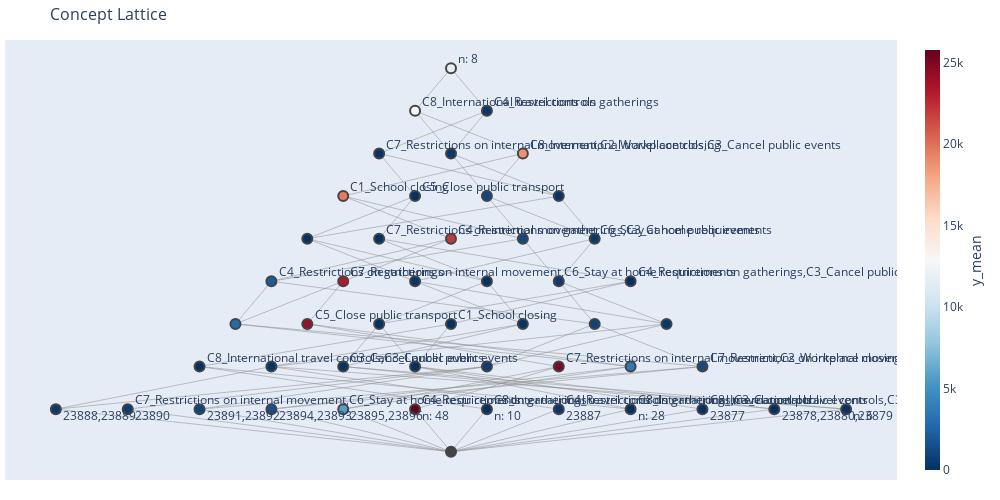

The cell this chart's notebook holds for it:
### Code cell
fig_stab

### Figure 1 — Plotly figure (JSON) as saved in the notebook; plotly's stock layout.template omitted (floating-point values rounded to 4 significant figures; data arrays with more than 128 entries replaced by an {"elided": "..."} marker saying what was removed)
{"data": [{"hoverinfo": "none", "line": {"color": "#888", "width": 0.5}, "mode": "lines", "type": "scatter", "x": {"elided": "261 float values"}, "y": {"elided": "261 int values"}}, {"hoverinfo": "text", "hovertext": ["PatternStructure 41<br><br>extent (len: 2): 23888, 23889<br>intent (len: 8): C6_Stay at home requirements = 0....<br>new extent (len: 2): 23888, 23889<br>new_intent (len: 0): ∅<br>metric Confirmed_diff_mean = 448.0<br>metric Confirmed_diff_std = 93.33809511662427<br>metric Deaths_diff_mean = 7.0<br>metric Deaths_diff_std = 1.4142135623730951<br>metric Recovered_diff_mean = 2.0<br>metric Recovered_diff_std = 2.8284271247461903<br>metric stab_min_bound = 0.75<br>metric stab_max_bound = 0.75<br>metric log_stab_min_bound = 2.0<br>metric log_stab_max_bound = 2.0<br>metric lstab_min_bound = -6.0<br>", "PatternStructure 36<br><br>extent (len: 6): 23891, 23894, 23893, 23892, 23895...<br>intent (len: 8): C6_Stay at home requirements = 2....<br>new extent (len: 0): ∅<br>new_intent (len: 0): ∅<br>metric Confirmed_diff_mean = 2757.5<br>metric Confirmed_diff_std = 2340.7824973713386<br>metric Deaths_diff_mean = 48.333333333333336<br>metric Deaths_diff_std = 34.89794645343285<br>metric Recovered_diff_mean = 22.5<br>metric Recovered_diff_std = 33.655608745051694<br>metric stab_min_bound = 0.5<br>metric stab_max_bound = 0.75<br>metric log_stab_min_bound = 1.0<br>metric log_stab_max_bound = 2.0<br>metric lstab_min_bound = -6.0<br>", "PatternStructure 47<br><br>extent (len: 1): 23890<br>intent (len: 8): C6_Stay at home requirements = 0....<br>new extent (len: 1): 23890<br>new_intent (len: 2): C7_Restrictions on internal m...<br>metric Confirmed_diff_mean = 548.0<br>metric Confirmed_diff_std = nan<br>metric Deaths_diff_mean = 10.0<br>metric Deaths_diff_std = nan<br>metric Recovered_diff_mean = 0.0<br>metric Recovered_diff_std = nan<br>metric stab_min_bound = 0.5<br>metric stab_max_bound = 0.5<br>metric log_stab_min_bound = 1.0<br>metric log_stab_max_bound = 1.0<br>metric lstab_min_bound = -7.0<br>", "PatternStructure 42<br><br>extent (len: 2): 23891, 23892<br>intent (len: 8): C6_Stay at home requirements = 2....<br>new extent (len: 2): 23891, 23892<br>new_intent (len: 0): ∅<br>metric Confirmed_diff_mean = 966.0<br>metric Confirmed_diff_std = 224.8599564173221<br>metric Deaths_diff_mean = 20.0<br>metric Deaths_diff_std = 8.48528137423857<br>metric Recovered_diff_mean = 2.5<br>metric Recovered_diff_std = 3.5355339059327378<br>metric stab_min_bound = 0.75<br>metric stab_max_bound = 0.75<br>metric log_stab_min_bound = 2.0<br>metric log_stab_max_bound = 2.0<br>metric lstab_min_bound = -6.0<br>", "PatternStructure 43<br><br>extent (len: 2): 23894, 23893<br>intent (len: 8): C6_Stay at home requirements = 2....<br>new extent (len: 2): 23894, 23893<br>new_intent (len: 0): ∅<br>metric Confirmed_diff_mean = 1560.0<br>metric Confirmed_diff_std = 305.47012947258855<br>metric Deaths_diff_mean = 32.5<br>metric Deaths_diff_std = 2.1213203435596424<br>metric Recovered_diff_mean = 44.0<br>metric Recovered_diff_std = 62.22539674441618<br>metric stab_min_bound = 0.75<br>metric stab_max_bound = 0.75<br>metric log_stab_min_bound = 2.0<br>metric log_stab_max_bound = 2.0<br>metric lstab_min_bound = -6.0<br>", "PatternStructure 44<br><br>extent (len: 2): 23895, 23896<br>intent (len: 8): C2_Workplace closing = 3.0, C6_St...<br>new extent (len: 2): 23895, 23896<br>new_intent (len: 0): ∅<br>metric Confirmed_diff_mean = 5746.5<br>metric Confirmed_diff_std = 311.8340905032675<br>metric Deaths_diff_mean = 92.5<br>metric Deaths_diff_std = 2.1213203435596424<br>metric Recovered_diff_mean = 21.0<br>metric Recovered_diff_std = 7.0710678118654755<br>metric stab_min_bound = 0.75<br>metric stab_max_bound = 0.75<br>metric log_stab_min_bound = 2.0<br>metric log_stab_max_bound = 2.0<br>metric lstab_min_bound = -6.0<br>", "PatternStructure 9<br><br>extent (len: 52): 23922, 23930, 23923, 23912, 2393...<br>intent (len: 8): C6_Stay at home requirements = 2....<br>new extent (len: 0): ∅<br>new_intent (len: 1): C5_Close public transport<br>metric Confirmed_diff_mean = 24083.884615384617<br>metric Confirmed_diff_std = 9087.191543226549<br>metric Deaths_diff_mean = 1453.1153846153845<br>metric Deaths_diff_std = 821.3962205484158<br>metric Recovered_diff_mean = 3750.3653846153848<br>metric Recovered_diff_std = 5462.695380914136<br>metric stab_min_bound = 0.7499999999999964<br>metric stab_max_bound = 0.75<br>metric log_stab_min_bound = 1.9999999999999796<br>metric log_stab_max_bound = 2.0<br>metric lstab_min_bound = -6.0<br>", "PatternStructure 14<br><br>extent (len: 48): 23922, 23930, 23923, 23912, 2393...<br>intent (len: 8): C2_Workplace closing = 3.0, C6_St...<br>new extent (len: 48): 23922, 23930, 23923, 23912, ...<br>new_intent (len: 1): C4_Restrictions on gatherings<br>metric Confirmed_diff_mean = 25786.4375<br>metric Confirmed_diff_std = 7123.428465450721<br>metric Deaths_diff_mean = 1569.0<br>metric Deaths_diff_std = 744.1376845833178<br>metric Recovered_diff_mean = 4060.1875<br>metric Recovered_diff_std = 5577.292547068435<br>metric stab_min_bound = 0.9999999999999964<br>metric stab_max_bound = 0.9999999999999964<br>metric log_stab_min_bound = 48.0<br>metric log_stab_max_bound = 48.0<br>metric lstab_min_bound = 40.0<br>", "PatternStructure 30<br><br>extent (len: 10): 23841, 23842, 23847, 23840, 2384...<br>intent (len: 8): C8_International travel controls ...<br>new extent (len: 10): 23841, 23842, 23847, 23840, ...<br>new_intent (len: 1): C8_International travel contr...<br>metric Confirmed_diff_mean = 0.7<br>metric Confirmed_diff_std = 1.0593499054713802<br>metric Deaths_diff_mean = 0.0<br>metric Deaths_diff_std = 0.0<br>metric Recovered_diff_mean = 0.0<br>metric Recovered_diff_std = 0.0<br>metric stab_min_bound = 0.9990234375<br>metric stab_max_bound = 0.9990234375<br>metric log_stab_min_bound = 10.0<br>metric log_stab_max_bound = 10.0<br>metric lstab_min_bound = 2.0<br>", "PatternStructure 19<br><br>extent (len: 38): 23840, 23846, 23858, 23866, 2383...<br>intent (len: 8): C8_International travel controls ...<br>new extent (len: 0): ∅<br>new_intent (len: 2): C8_International travel contr...<br>metric Confirmed_diff_mean = 1.763157894736842<br>metric Confirmed_diff_std = 5.956755014159955<br>metric Deaths_diff_mean = 0.02631578947368421<br>metric Deaths_diff_std = 0.16222142113076254<br>metric Recovered_diff_mean = 0.18421052631578946<br>metric Recovered_diff_std = 0.6087320964854797<br>metric stab_min_bound = 0.9990234337747097<br>metric stab_max_bound = 0.9990234375<br>metric log_stab_min_bound = 9.99999449656567<br>metric log_stab_max_bound = 10.0<br>metric lstab_min_bound = 2.0<br>", "PatternStructure 3<br><br>extent (len: 64): 23922, 23930, 23923, 23912, 2393...<br>intent (len: 8): C6_Stay at home requirements in [...<br>new extent (len: 0): ∅<br>new_intent (len: 1): C1_School closing<br>metric Confirmed_diff_mean = 19638.65625<br>metric Confirmed_diff_std = 12403.7695540429<br>metric Deaths_diff_mean = 1182.046875<br>metric Deaths_diff_std = 932.5486400300123<br>metric Recovered_diff_mean = 3047.328125<br>metric Recovered_diff_std = 5131.552372115855<br>metric stab_min_bound = 0.9921874999999964<br>metric stab_max_bound = 0.9921875<br>metric log_stab_min_bound = 6.999999999999344<br>metric log_stab_max_bound = 7.0<br>metric lstab_min_bound = -1.0<br>", "PatternStructure 46<br><br>extent (len: 1): 23887<br>intent (len: 8): C4_Restrictions on gatherings = 1...<br>new extent (len: 1): 23887<br>new_intent (len: 2): C4_Restrictions on gatherings...<br>metric Confirmed_diff_mean = 323.0<br>metric Confirmed_diff_std = nan<br>metric Deaths_diff_mean = 8.0<br>metric Deaths_diff_std = nan<br>metric Recovered_diff_mean = 0.0<br>metric Recovered_diff_std = nan<br>metric stab_min_bound = 0.5<br>metric stab_max_bound = 0.5<br>metric log_stab_min_bound = 1.0<br>metric log_stab_max_bound = 1.0<br>metric lstab_min_bound = -7.0<br>", "PatternStructure 6<br><br>extent (len: 56): 23840, 23846, 23858, 23866, 2383...<br>intent (len: 8): C7_Restrictions on internal movem...<br>new extent (len: 0): ∅<br>new_intent (len: 2): C7_Restrictions on internal m...<br>metric Confirmed_diff_mean = 138.92857142857142<br>metric Confirmed_diff_std = 351.5801140897713<br>metric Deaths_diff_mean = 2.9464285714285716<br>metric Deaths_diff_std = 7.23230038308482<br>metric Recovered_diff_mean = 1.875<br>metric Recovered_diff_std = 11.758265951313492<br>metric stab_min_bound = 0.7490234375<br>metric stab_max_bound = 0.75<br>metric log_stab_min_bound = 1.994375450806122<br>metric log_stab_max_bound = 2.0<br>metric lstab_min_bound = -6.0<br>", "PatternStructure 32<br><br>extent (len: 9): 23888, 23881, 23889, 23882, 23885...<br>intent (len: 8): C6_Stay at home requirements = 0....<br>new extent (len: 0): ∅<br>new_intent (len: 0): ∅<br>metric Confirmed_diff_mean = 225.77777777777777<br>metric Confirmed_diff_std = 173.01067725560884<br>metric Deaths_diff_mean = 4.333333333333333<br>metric Deaths_diff_std = 2.7838821814150108<br>metric Recovered_diff_mean = 0.5555555555555556<br>metric Recovered_diff_std = 1.3333333333333335<br>metric stab_min_bound = 0.86328125<br>metric stab_max_bound = 0.875<br>metric log_stab_min_bound = 2.8707169830550336<br>metric log_stab_max_bound = 3.0<br>metric lstab_min_bound = -5.0<br>", "PatternStructure 31<br><br>extent (len: 9): 23878, 23879, 23881, 23882, 23880...<br>intent (len: 8): C6_Stay at home requirements = 0....<br>new extent (len: 0): ∅<br>new_intent (len: 1): C3_Cancel public events<br>metric Confirmed_diff_mean = 98.66666666666667<br>metric Confirmed_diff_std = 110.74407433357327<br>metric Deaths_diff_mean = 3.0<br>metric Deaths_diff_std = 1.8708286933869707<br>metric Recovered_diff_mean = 0.1111111111111111<br>metric Recovered_diff_std = 0.3333333333333333<br>metric stab_min_bound = 0.859375<br>metric stab_max_bound = 0.875<br>metric log_stab_min_bound = 2.830074998557688<br>metric log_stab_max_bound = 3.0<br>metric lstab_min_bound = -5.0<br>", "PatternStructure 16<br><br>extent (len: 44): 23858, 23866, 23870, 23865, 2385...<br>intent (len: 8): C7_Restrictions on internal movem...<br>new extent (len: 0): ∅<br>new_intent (len: 0): ∅<br>metric Confirmed_diff_mean = 105.75<br>metric Confirmed_diff_std = 237.56292923946953<br>metric Deaths_diff_mean = 2.272727272727273<br>metric Deaths_diff_std = 4.867374232981276<br>metric Recovered_diff_mean = 0.38636363636363635<br>metric Recovered_diff_std = 1.082974136797604<br>metric stab_min_bound = 0.8749999981373549<br>metric stab_max_bound = 0.875<br>metric log_stab_min_bound = 2.999999978502169<br>metric log_stab_max_bound = 3.0<br>metric lstab_min_bound = -5.0<br>", "PatternStructure 21<br><br>extent (len: 32): 23858, 23866, 23870, 23865, 2385...<br>intent (len: 8): C3_Cancel public events in [0.0, ...<br>new extent (len: 0): ∅<br>new_intent (len: 0): ∅<br>metric Confirmed_diff_mean = 4.40625<br>metric Confirmed_diff_std = 9.448875594482129<br>metric Deaths_diff_mean = 0.34375<br>metric Deaths_diff_std = 1.1247759633553411<br>metric Recovered_diff_mean = 0.21875<br>metric Recovered_diff_std = 0.6591477880199651<br>metric stab_min_bound = 0.9374999976716936<br>metric stab_max_bound = 0.9375<br>metric log_stab_min_bound = 3.9999999462554228<br>metric log_stab_max_bound = 4.0<br>metric lstab_min_bound = -4.0<br>", "PatternStructure 13<br><br>extent (len: 48): 23858, 23866, 23870, 23865, 2385...<br>intent (len: 8): C3_Cancel public events in [0.0, ...<br>new extent (len: 0): ∅<br>new_intent (len: 0): ∅<br>metric Confirmed_diff_mean = 401.375<br>metric Confirmed_diff_std = 1187.5972099069295<br>metric Deaths_diff_mean = 7.291666666666667<br>metric Deaths_diff_std = 19.53061789757285<br>metric Recovered_diff_mean = 3.0625<br>metric Recovered_diff_std = 13.275166785825682<br>metric stab_min_bound = 0.7499999981373549<br>metric stab_max_bound = 0.75<br>metric log_stab_min_bound = 1.9999999892510845<br>metric log_stab_max_bound = 2.0<br>metric lstab_min_bound = -6.0<br>", "PatternStructure 1<br><br>extent (len: 96): 23930, 23934, 23866, 23870, 2391...<br>intent (len: 8): C3_Cancel public events in [0.0, ...<br>new extent (len: 0): ∅<br>new_intent (len: 1): C8_International travel contr...<br>metric Confirmed_diff_mean = 13093.90625<br>metric Confirmed_diff_std = 13733.115453705419<br>metric Deaths_diff_mean = 788.1458333333334<br>metric Deaths_diff_std = 943.5550911778914<br>metric Recovered_diff_mean = 2031.625<br>metric Recovered_diff_std = 4421.294919269455<br>metric stab_min_bound = 0.9999999981373513<br>metric stab_max_bound = 0.9999999981373549<br>metric log_stab_min_bound = 28.99999724828021<br>metric log_stab_max_bound = 29.0<br>metric lstab_min_bound = 21.0<br>", "PatternStructure 33<br><br>extent (len: 9): 23888, 23889, 23891, 23894, 23892...<br>intent (len: 8): C6_Stay at home requirements in [...<br>new extent (len: 0): ∅<br>new_intent (len: 1): C4_Restrictions on gatherings<br>metric Confirmed_diff_mean = 1998.7777777777778<br>metric Confirmed_diff_std = 2172.946201461151<br>metric Deaths_diff_mean = 34.888888888888886<br>metric Deaths_diff_std = 34.188610839153895<br>metric Recovered_diff_mean = 15.444444444444445<br>metric Recovered_diff_std = 28.65794440949626<br>metric stab_min_bound = 0.625<br>metric stab_max_bound = 0.75<br>metric log_stab_min_bound = 1.415037499278844<br>metric log_stab_max_bound = 2.0<br>metric lstab_min_bound = -6.0<br>", "PatternStructure 7<br><br>extent (len: 54): 23840, 23846, 23858, 23866, 2383...<br>intent (len: 8): C7_Restrictions on internal movem...<br>new extent (len: 0): ∅<br>new_intent (len: 1): C5_Close public transport<br>metric Confirmed_diff_mean = 86.29629629629629<br>metric Confirmed_diff_std = 217.9095908796685<br>metric Deaths_diff_mean = 1.8518518518518519<br>metric Deaths_diff_std = 4.473854475106502<br>metric Recovered_diff_mean = 0.3148148148148148<br>metric Recovered_diff_std = 0.9871643030852636<br>metric stab_min_bound = 0.8740234375<br>metric stab_max_bound = 0.875<br>metric log_stab_min_bound = 2.988772744576746<br>metric log_stab_max_bound = 3.0<br>metric lstab_min_bound = -5.0<br>", "PatternStructure 23<br><br>extent (len: 19): 23886, 23878, 23879, 23889, 2388...<br>intent (len: 8): C6_Stay at home requirements in [...<br>new extent (len: 0): ∅<br>new_intent (len: 0): ∅<br>metric Confirmed_diff_mean = 1010.5263157894736<br>metric Confirmed_diff_std = 1741.9262762949481<br>metric Deaths_diff_mean = 18.36842105263158<br>metric Deaths_diff_std = 27.9567334888828<br>metric Recovered_diff_mean = 7.368421052631579<br>metric Recovered_diff_std = 20.66454431660339<br>metric stab_min_bound = 0.625<br>metric stab_max_bound = 0.75<br>metric log_stab_min_bound = 1.415037499278844<br>metric log_stab_max_bound = 2.0<br>metric lstab_min_bound = -6.0<br>", "PatternStructure 37<br><br>extent (len: 5): 23888, 23889, 23891, 23892, 23890<br>intent (len: 8): C6_Stay at home requirements in [...<br>new extent (len: 0): ∅<br>new_intent (len: 0): ∅<br>metric Confirmed_diff_mean = 675.2<br>metric Confirmed_diff_std = 294.88251898001687<br>metric Deaths_diff_mean = 12.8<br>metric Deaths_diff_std = 7.9498427657407165<br>metric Recovered_diff_mean = 1.8<br>metric Recovered_diff_std = 2.489979919597747<br>metric stab_min_bound = 0.6875<br>metric stab_max_bound = 0.875<br>metric log_stab_min_bound = 1.6780719051126376<br>metric log_stab_max_bound = 3.0<br>metric lstab_min_bound = -5.0<br>", "PatternStructure 20<br><br>extent (len: 38): 23858, 23866, 23870, 23865, 2385...<br>intent (len: 8): C3_Cancel public events in [0.0, ...<br>new extent (len: 0): ∅<br>new_intent (len: 0): ∅<br>metric Confirmed_diff_mean = 25.105263157894736<br>metric Confirmed_diff_std = 66.42036055212907<br>metric Deaths_diff_mean = 0.7368421052631579<br>metric Deaths_diff_std = 1.5541437292452087<br>metric Recovered_diff_mean = 0.21052631578947367<br>metric Recovered_diff_std = 0.6220234955518095<br>metric stab_min_bound = 0.9843749981373549<br>metric stab_max_bound = 0.984375<br>metric log_stab_min_bound = 5.999999828017359<br>metric log_stab_max_bound = 6.0<br>metric lstab_min_bound = -2.0<br>", "PatternStructure 8<br><br>extent (len: 54): 23922, 23930, 23923, 23912, 2393...<br>intent (len: 8): C6_Stay at home requirements = 2....<br>new extent (len: 0): ∅<br>new_intent (len: 2): C7_Restrictions on internal m...<br>metric Confirmed_diff_mean = 23227.666666666668<br>metric Confirmed_diff_std = 9943.961286905318<br>metric Deaths_diff_mean = 1400.037037037037<br>metric Deaths_diff_std = 850.8026834404942<br>metric Recovered_diff_mean = 3611.5555555555557<br>metric Recovered_diff_std = 5406.051122782541<br>metric stab_min_bound = 0.7499999999999964<br>metric stab_max_bound = 0.75<br>metric log_stab_min_bound = 1.9999999999999796<br>metric log_stab_max_bound = 2.0<br>metric lstab_min_bound = -6.0<br>", "PatternStructure 17<br><br>extent (len: 42): 23840, 23846, 23858, 23866, 2383...<br>intent (len: 8): C3_Cancel public events in [0.0, ...<br>new extent (len: 0): ∅<br>new_intent (len: 1): C1_School closing<br>metric Confirmed_diff_mean = 3.5238095238095237<br>metric Confirmed_diff_std = 8.384765788541<br>metric Deaths_diff_mean = 0.2619047619047619<br>metric Deaths_diff_std = 0.9891983403555311<br>metric Recovered_diff_mean = 0.16666666666666666<br>metric Recovered_diff_std = 0.580860029597269<br>metric stab_min_bound = 0.9365234375<br>metric stab_max_bound = 0.9375<br>metric log_stab_min_bound = 3.9776321869715456<br>metric log_stab_max_bound = 4.0<br>metric lstab_min_bound = -4.0<br>", "PatternStructure 10<br><br>extent (len: 51): 23840, 23846, 23858, 23866, 2383...<br>intent (len: 8): C3_Cancel public events in [0.0, ...<br>new extent (len: 0): ∅<br>new_intent (len: 2): C7_Restrictions on internal m...<br>metric Confirmed_diff_mean = 42.745098039215684<br>metric Confirmed_diff_std = 110.31424987502837<br>metric Deaths_diff_mean = 0.9803921568627451<br>metric Deaths_diff_std = 2.1212279092868016<br>metric Recovered_diff_mean = 0.23529411764705882<br>metric Recovered_diff_std = 0.7638909685057851<br>metric stab_min_bound = 0.8740234375<br>metric stab_max_bound = 0.875<br>metric log_stab_min_bound = 2.988772744576746<br>metric log_stab_max_bound = 3.0<br>metric lstab_min_bound = -5.0<br>", "PatternStructure 28<br><br>extent (len: 12): 23878, 23879, 23888, 23881, 2388...<br>intent (len: 8): C6_Stay at home requirements = 0....<br>new extent (len: 0): ∅<br>new_intent (len: 0): ∅<br>metric Confirmed_diff_mean = 175.58333333333334<br>metric Confirmed_diff_std = 173.26409602019964<br>metric Deaths_diff_mean = 4.083333333333333<br>metric Deaths_diff_std = 2.5746432527221863<br>metric Recovered_diff_mean = 0.4166666666666667<br>metric Recovered_diff_std = 1.164500152881315<br>metric stab_min_bound = 0.75<br>metric stab_max_bound = 0.875<br>metric log_stab_min_bound = 2.0<br>metric log_stab_max_bound = 3.0<br>metric lstab_min_bound = -5.0<br>", "PatternStructure 22<br><br>extent (len: 28): 23858, 23866, 23870, 23865, 2385...<br>intent (len: 8): C6_Stay at home requirements = 0....<br>new extent (len: 28): 23858, 23866, 23870, 23865, ...<br>new_intent (len: 1): C8_International travel contr...<br>metric Confirmed_diff_mean = 2.142857142857143<br>metric Confirmed_diff_std = 6.905254498028271<br>metric Deaths_diff_mean = 0.03571428571428571<br>metric Deaths_diff_std = 0.18898223650461363<br>metric Recovered_diff_mean = 0.25<br>metric Recovered_diff_std = 0.700528900717694<br>metric stab_min_bound = 0.9999999962747097<br>metric stab_max_bound = 0.9999999962747097<br>metric log_stab_min_bound = 28.0<br>metric log_stab_max_bound = 28.0<br>metric lstab_min_bound = 20.0<br>", "PatternStructure 26<br><br>extent (len: 15): 23878, 23879, 23888, 23881, 2388...<br>intent (len: 8): C7_Restrictions on internal movem...<br>new extent (len: 0): ∅<br>new_intent (len: 0): ∅<br>metric Confirmed_diff_mean = 305.8<br>metric Confirmed_diff_std = 328.92165806291496<br>metric Deaths_diff_mean = 6.6<br>metric Deaths_diff_std = 6.500549427328651<br>metric Recovered_diff_mean = 0.6666666666666666<br>metric Recovered_diff_std = 1.5886502207249786<br>metric stab_min_bound = 0.75<br>metric stab_max_bound = 0.875<br>metric log_stab_min_bound = 2.0<br>metric log_stab_max_bound = 3.0<br>metric lstab_min_bound = -5.0<br>", "PatternStructure 34<br><br>extent (len: 7): 23888, 23889, 23891, 23894, 23892...<br>intent (len: 8): C6_Stay at home requirements in [...<br>new extent (len: 0): ∅<br>new_intent (len: 0): ∅<br>metric Confirmed_diff_mean = 928.0<br>metric Confirmed_diff_std = 509.82382578037027<br>metric Deaths_diff_mean = 18.428571428571427<br>metric Deaths_diff_std = 11.631238725334216<br>metric Recovered_diff_mean = 13.857142857142858<br>metric Recovered_diff_std = 32.76394650337762<br>metric stab_min_bound = 0.625<br>metric stab_max_bound = 0.75<br>metric log_stab_min_bound = 1.415037499278844<br>metric log_stab_max_bound = 2.0<br>metric lstab_min_bound = -6.0<br>", "PatternStructure 45<br><br>extent (len: 1): 23877<br>intent (len: 8): C6_Stay at home requirements = 0....<br>new extent (len: 1): 23877<br>new_intent (len: 2): C8_International travel contr...<br>metric Confirmed_diff_mean = 6.0<br>metric Confirmed_diff_std = nan<br>metric Deaths_diff_mean = 0.0<br>metric Deaths_diff_std = nan<br>metric Recovered_diff_mean = 0.0<br>metric Recovered_diff_std = nan<br>metric stab_min_bound = 0.5<br>metric stab_max_bound = 0.5<br>metric log_stab_min_bound = 1.0<br>metric log_stab_max_bound = 1.0<br>metric lstab_min_bound = -7.0<br>", "PatternStructure 11<br><br>extent (len: 50): 23922, 23930, 23923, 23912, 2393...<br>intent (len: 8): C2_Workplace closing = 3.0, C6_St...<br>new extent (len: 0): ∅<br>new_intent (len: 2): C7_Restrictions on internal m...<br>metric Confirmed_diff_mean = 24984.84<br>metric Confirmed_diff_std = 8025.596117118158<br>metric Deaths_diff_mean = 1509.94<br>metric Deaths_diff_std = 785.2144750555319<br>metric Recovered_diff_mean = 3898.62<br>metric Recovered_diff_std = 5520.492343061072<br>metric stab_min_bound = 0.7499999999999964<br>metric stab_max_bound = 0.75<br>metric log_stab_min_bound = 1.9999999999999796<br>metric log_stab_max_bound = 2.0<br>metric lstab_min_bound = -6.0<br>", "PatternStructure 40<br><br>extent (len: 3): 23878, 23880, 23879<br>intent (len: 8): C6_Stay at home requirements = 0....<br>new extent (len: 3): 23878, 23880, 23879<br>new_intent (len: 0): ∅<br>metric Confirmed_diff_mean = 25.0<br>metric Confirmed_diff_std = 5.5677643628300215<br>metric Deaths_diff_mean = 3.3333333333333335<br>metric Deaths_diff_std = 2.081665999466133<br>metric Recovered_diff_mean = 0.0<br>metric Recovered_diff_std = 0.0<br>metric stab_min_bound = 0.875<br>metric stab_max_bound = 0.875<br>metric log_stab_min_bound = 3.0<br>metric log_stab_max_bound = 3.0<br>metric lstab_min_bound = -5.0<br>", "PatternStructure 39<br><br>extent (len: 4): 23894, 23895, 23893, 23896<br>intent (len: 8): C6_Stay at home requirements = 2....<br>new extent (len: 0): ∅<br>new_intent (len: 0): ∅<br>metric Confirmed_diff_mean = 3653.25<br>metric Confirmed_diff_std = 2430.180703157689<br>metric Deaths_diff_mean = 62.5<br>metric Deaths_diff_std = 34.68429039204925<br>metric Recovered_diff_mean = 32.5<br>metric Recovered_diff_std = 38.518393874442204<br>metric stab_min_bound = 0.5<br>metric stab_max_bound = 0.75<br>metric log_stab_min_bound = 1.0<br>metric log_stab_max_bound = 2.0<br>metric lstab_min_bound = -6.0<br>", "PatternStructure 0<br><br>extent (len: 106): 23930, 23934, 23866, 23870, 239...<br>intent (len: 8): C3_Cancel public events in [0.0, ...<br>new extent (len: 0): ∅<br>new_intent (len: 8): C7_Restrictions on internal m...<br>metric Confirmed_diff_mean = 11858.698113207547<br>metric Confirmed_diff_std = 13617.022213580298<br>metric Deaths_diff_mean = 713.7924528301887<br>metric Deaths_diff_std = 926.8680772927734<br>metric Recovered_diff_mean = 1839.9622641509434<br>metric Recovered_diff_std = 4247.606346491271<br>metric stab_min_bound = 0.9990234374999964<br>metric stab_max_bound = 0.9990234375<br>metric log_stab_min_bound = 9.99999999999475<br>metric log_stab_max_bound = 10.0<br>metric lstab_min_bound = 2.0<br>", "PatternStructure 18<br><br>extent (len: 41): 23858, 23866, 23870, 23865, 2385...<br>intent (len: 8): C3_Cancel public events in [0.0, ...<br>new extent (len: 0): ∅<br>new_intent (len: 0): ∅<br>metric Confirmed_diff_mean = 53.0<br>metric Confirmed_diff_std = 121.08488757892125<br>metric Deaths_diff_mean = 1.2195121951219512<br>metric Deaths_diff_std = 2.3077282673871204<br>metric Recovered_diff_mean = 0.2926829268292683<br>metric Recovered_diff_std = 0.8439165373135065<br>metric stab_min_bound = 0.8749999981373549<br>metric stab_max_bound = 0.875<br>metric log_stab_min_bound = 2.999999978502169<br>metric log_stab_max_bound = 3.0<br>metric lstab_min_bound = -5.0<br>", "PatternStructure 38<br><br>extent (len: 4): 23891, 23894, 23893, 23892<br>intent (len: 8): C6_Stay at home requirements = 2....<br>new extent (len: 0): ∅<br>new_intent (len: 1): C7_Restrictions on internal m...<br>metric Confirmed_diff_mean = 1263.0<br>metric Confirmed_diff_std = 406.9029368289199<br>metric Deaths_diff_mean = 26.25<br>metric Deaths_diff_std = 8.80814017448254<br>metric Recovered_diff_mean = 23.25<br>metric Recovered_diff_std = 43.23096883793685<br>metric stab_min_bound = 0.5<br>metric stab_max_bound = 0.75<br>metric log_stab_min_bound = 1.0<br>metric log_stab_max_bound = 2.0<br>metric lstab_min_bound = -6.0<br>", "PatternStructure 4<br><br>extent (len: 58): 23840, 23846, 23858, 23866, 2383...<br>intent (len: 8): C3_Cancel public events in [0.0, ...<br>new extent (len: 0): ∅<br>new_intent (len: 1): C4_Restrictions on gatherings<br>metric Confirmed_diff_mean = 332.2931034482759<br>metric Confirmed_diff_std = 1089.155604184747<br>metric Deaths_diff_mean = 6.0344827586206895<br>metric Deaths_diff_std = 17.95116720755875<br>metric Recovered_diff_mean = 2.5344827586206895<br>metric Recovered_diff_std = 12.110913618515166<br>metric stab_min_bound = 0.7490234375<br>metric stab_max_bound = 0.75<br>metric log_stab_min_bound = 1.994375450806122<br>metric log_stab_max_bound = 2.0<br>metric lstab_min_bound = -6.0<br>", "PatternStructure 35<br><br>extent (len: 6): 23881, 23882, 23885, 23884, 23883...<br>intent (len: 8): C6_Stay at home requirements = 0....<br>new extent (len: 6): 23881, 23882, 23885, 23884, 2...<br>new_intent (len: 0): ∅<br>metric Confirmed_diff_mean = 135.5<br>metric Confirmed_diff_std = 121.35196743357727<br>metric Deaths_diff_mean = 2.8333333333333335<br>metric Deaths_diff_std = 1.9407902170679516<br>metric Recovered_diff_mean = 0.16666666666666666<br>metric Recovered_diff_std = 0.408248290463863<br>metric stab_min_bound = 0.984375<br>metric stab_max_bound = 0.984375<br>metric log_stab_min_bound = 6.0<br>metric log_stab_max_bound = 6.0<br>metric lstab_min_bound = -2.0<br>", "PatternStructure 2<br><br>extent (len: 67): 23922, 23930, 23923, 23912, 2393...<br>intent (len: 8): C6_Stay at home requirements in [...<br>new extent (len: 0): ∅<br>new_intent (len: 2): C8_International travel contr...<br>metric Confirmed_diff_mean = 18760.432835820895<br>metric Confirmed_diff_std = 12789.189046273797<br>metric Deaths_diff_mean = 1129.2686567164178<br>metric Deaths_diff_std = 943.6328347031945<br>metric Recovered_diff_mean = 2910.8805970149256<br>metric Recovered_diff_std = 5053.620812730239<br>metric stab_min_bound = 0.8749999999999964<br>metric stab_max_bound = 0.875<br>metric log_stab_min_bound = 2.999999999999959<br>metric log_stab_max_bound = 3.0<br>metric lstab_min_bound = -5.0<br>", "PatternStructure 27<br><br>extent (len: 14): 23888, 23881, 23889, 23882, 2389...<br>intent (len: 8): C7_Restrictions on internal movem...<br>new extent (len: 0): ∅<br>new_intent (len: 0): ∅<br>metric Confirmed_diff_mean = 545.1428571428571<br>metric Confirmed_diff_std = 534.602779517776<br>metric Deaths_diff_mean = 11.0<br>metric Deaths_diff_std = 11.183779462995641<br>metric Recovered_diff_mean = 7.0<br>metric Recovered_diff_std = 23.36993466302048<br>metric stab_min_bound = 0.7421875<br>metric stab_max_bound = 0.75<br>metric log_stab_min_bound = 1.9556058806415466<br>metric log_stab_max_bound = 2.0<br>metric lstab_min_bound = -6.0<br>", "PatternStructure 5<br><br>extent (len: 57): 23922, 23930, 23923, 23912, 2393...<br>intent (len: 8): C6_Stay at home requirements in [...<br>new extent (len: 0): ∅<br>new_intent (len: 2): C4_Restrictions on gatherings...<br>metric Confirmed_diff_mean = 22030.491228070176<br>metric Confirmed_diff_std = 10947.336406507435<br>metric Deaths_diff_mean = 1326.7719298245613<br>metric Deaths_diff_std = 885.1170426548091<br>metric Recovered_diff_mean = 3421.5438596491226<br>metric Recovered_diff_std = 5321.769264976558<br>metric stab_min_bound = 0.8749999999999964<br>metric stab_max_bound = 0.875<br>metric log_stab_min_bound = 2.999999999999959<br>metric log_stab_max_bound = 3.0<br>metric lstab_min_bound = -5.0<br>", "PatternStructure 29<br><br>extent (len: 12): 23888, 23881, 23889, 23882, 2389...<br>intent (len: 8): C7_Restrictions on internal movem...<br>new extent (len: 0): ∅<br>new_intent (len: 0): ∅<br>metric Confirmed_diff_mean = 376.0<br>metric Confirmed_diff_std = 332.8810871494777<br>metric Deaths_diff_mean = 7.416666666666667<br>metric Deaths_diff_std = 7.025386865223908<br>metric Recovered_diff_mean = 0.8333333333333334<br>metric Recovered_diff_std = 1.7494587907710375<br>metric stab_min_bound = 0.8671875<br>metric stab_max_bound = 0.875<br>metric log_stab_min_bound = 2.9125371587496605<br>metric log_stab_max_bound = 3.0<br>metric lstab_min_bound = -5.0<br>", "PatternStructure 12<br><br>extent (len: 48): 23840, 23846, 23858, 23866, 2383...<br>intent (len: 8): C3_Cancel public events in [0.0, ...<br>new extent (len: 0): ∅<br>new_intent (len: 2): C4_Restrictions on gatherings...<br>metric Confirmed_diff_mean = 20.020833333333332<br>metric Confirmed_diff_std = 59.77919996308876<br>metric Deaths_diff_mean = 0.5833333333333334<br>metric Deaths_diff_std = 1.4117038646325368<br>metric Recovered_diff_mean = 0.16666666666666666<br>metric Recovered_diff_std = 0.5586203877309286<br>metric stab_min_bound = 0.9833984375<br>metric stab_max_bound = 0.984375<br>metric log_stab_min_bound = 5.912537158749661<br>metric log_stab_max_bound = 6.0<br>metric lstab_min_bound = -2.0<br>", "PatternStructure 25<br><br>extent (len: 16): 23888, 23881, 23889, 23882, 2389...<br>intent (len: 8): C6_Stay at home requirements in [...<br>new extent (len: 0): ∅<br>new_intent (len: 0): ∅<br>metric Confirmed_diff_mean = 1195.3125<br>metric Confirmed_diff_std = 1846.7511190827347<br>metric Deaths_diff_mean = 21.1875<br>metric Deaths_diff_std = 29.725900603121627<br>metric Recovered_diff_mean = 8.75<br>metric Recovered_diff_std = 22.350242355136405<br>metric stab_min_bound = 0.7421875<br>metric stab_max_bound = 0.75<br>metric log_stab_min_bound = 1.9556058806415466<br>metric log_stab_max_bound = 2.0<br>metric lstab_min_bound = -6.0<br>", "PatternStructure 15<br><br>extent (len: 46): 23858, 23866, 23870, 23865, 2385...<br>intent (len: 8): C7_Restrictions on internal movem...<br>new extent (len: 0): ∅<br>new_intent (len: 0): ∅<br>metric Confirmed_diff_mean = 168.97826086956522<br>metric Confirmed_diff_std = 381.97885276720837<br>metric Deaths_diff_mean = 3.5869565217391304<br>metric Deaths_diff_std = 7.847366400282955<br>metric Recovered_diff_mean = 2.282608695652174<br>metric Recovered_diff_std = 12.962618122857505<br>metric stab_min_bound = 0.7499999981373549<br>metric stab_max_bound = 0.75<br>metric log_stab_min_bound = 1.9999999892510845<br>metric log_stab_max_bound = 2.0<br>metric lstab_min_bound = -6.0<br>", "PatternStructure 24<br><br>extent (len: 17): 23878, 23879, 23888, 23881, 2388...<br>intent (len: 8): C7_Restrictions on internal movem...<br>new extent (len: 0): ∅<br>new_intent (len: 0): ∅<br>metric Confirmed_diff_mean = 453.3529411764706<br>metric Confirmed_diff_std = 523.4428026509285<br>metric Deaths_diff_mean = 9.647058823529411<br>metric Deaths_diff_std = 10.547162986264293<br>metric Recovered_diff_mean = 5.764705882352941<br>metric Recovered_diff_std = 21.244203361636988<br>metric stab_min_bound = 0.625<br>metric stab_max_bound = 0.75<br>metric log_stab_min_bound = 1.415037499278844<br>metric log_stab_max_bound = 2.0<br>metric lstab_min_bound = -6.0<br>", "PatternStructure 48<br><br>extent (len: 0): ∅<br>intent (len: 0): ∅<br>new extent (len: 0): ∅<br>new_intent (len: 0): ∅<br>metric Confirmed_diff_mean = nan<br>metric Confirmed_diff_std = nan<br>metric Deaths_diff_mean = nan<br>metric Deaths_diff_std = nan<br>metric Recovered_diff_mean = nan<br>metric Recovered_diff_std = nan<br>metric stab_min_bound = None<br>metric stab_max_bound = None<br>metric log_stab_min_bound = None<br>metric log_stab_max_bound = None<br>metric lstab_min_bound = None<br>"], "marker": {"color": [448, 2758.0, 548, 966, 1560, 5746.0, 24080.0, 25790.0, 0.7, 1.763, 19640.0, 323, 138.9, 225.8, 98.67, 105.8, 4.406, 401.4, 13090.0, 1999.0, 86.3, 1011.0, 675.2, 25.11, 23230.0, 3.524, 42.75, 175.6, 2.143, 305.8, 928, 6, 24980.0, 25, 3653.0, 11860.0, 53, 1263, 332.3, 135.5, 18760.0, 545.1, 22030.0, 376, 20.02, 1195.0, 169.0, 453.4, null], "colorbar": {"thickness": 15, "title": {"side": "right", "text": "y_mean"}, "xanchor": "left"}, "colorscale": [[0, "rgb(103,0,31)"], [0.1, "rgb(178,24,43)"], [0.2, "rgb(214,96,77)"], [0.3, "rgb(244,165,130)"], [0.4, "rgb(253,219,199)"], [0.5, "rgb(247,247,247)"], [0.6, "rgb(209,229,240)"], [0.7, "rgb(146,197,222)"], [0.8, "rgb(67,147,195)"], [0.9, "rgb(33,102,172)"], [1, "rgb(5,48,97)"]], "line": {"width": 2}, "reversescale": true, "showscale": true, "size": 10}, "mode": "markers+text", "text": ["<br>23888,23889", "<br>", "C7_Restrictions on internal movement,C6_Stay at home requirements<br>23890", "<br>23891,23892", "<br>23894,23893", "<br>23895,23896", "C5_Close public transport<br>", "C4_Restrictions on gatherings<br>n: 48", "C8_International travel controls<br>n: 10", "C8_International travel controls,C3_Cancel public events<br>", "C1_School closing<br>", "C4_Restrictions on gatherings,C3_Cancel public events<br>23887", "C7_Restrictions on internal movement,C2_Workplace closing<br>", "<br>", "C3_Cancel public events<br>", "<br>", "<br>", "<br>", "C8_International travel controls<br>", "C4_Restrictions on gatherings<br>", "C5_Close public transport<br>", "<br>", "<br>", "<br>", "C7_Restrictions on internal movement,C6_Stay at home requirements<br>", "C1_School closing<br>", "C7_Restrictions on internal movement,C6_Stay at home requirements<br>", "<br>", "C8_International travel controls<br>n: 28", "<br>", "<br>", "C8_International travel controls,C3_Cancel public events<br>23877", "C7_Restrictions on internal movement,C2_Workplace closing<br>", "<br>23878,23880,23879", "<br>", "n: 8<br>", "<br>", "C7_Restrictions on internal movement<br>", "C4_Restrictions on gatherings<br>", "<br>n: 6", "C8_International travel controls,C3_Cancel public events<br>", "<br>", "C4_Restrictions on gatherings,C3_Cancel public events<br>", "<br>", "C4_Restrictions on gatherings,C3_Cancel public events<br>", "<br>", "<br>", "<br>", "<br>"], "textposition": "middle right", "type": "scatter", "x": [-5.5, -3, -4.5, -3.5, -2.5, -1.5, -2, -0.5, 0.5, -3.5, -1.5, 1.5, -1, -2.5, -1.5, -2, -0.5, 0, -0.5, -2.5, -0.5, 0.5, 0.5, -1, -1.5, 0, -1, 1, 2.5, -0.5, 2, 3.5, 1.5, 4.5, 2.5, 0, 0.5, 3.5, 0.5, 5.5, 1, 1.5, 0, 3, 2.5, 1, 1.5, 2, 0], "y": [2, 4, 2, 2, 2, 2, 4, 2, 2, 3, 7, 2, 8, 3, 3, 6, 3, 8, 9, 5, 7, 7, 3, 4, 5, 4, 6, 4, 2, 5, 4, 2, 3, 2, 3, 10, 5, 3, 9, 2, 8, 5, 6, 4, 5, 6, 7, 6, 1]}], "layout": {"height": 500, "hovermode": "closest", "margin": {"b": 20, "l": 5, "r": 5, "t": 40}, "showlegend": false, "title": {"font": {"size": 16}, "text": "Concept Lattice"}, "width": 1000, "xaxis": {"showgrid": false, "showticklabels": false, "zeroline": false}, "yaxis": {"showgrid": false, "showticklabels": false, "zeroline": false}}}
